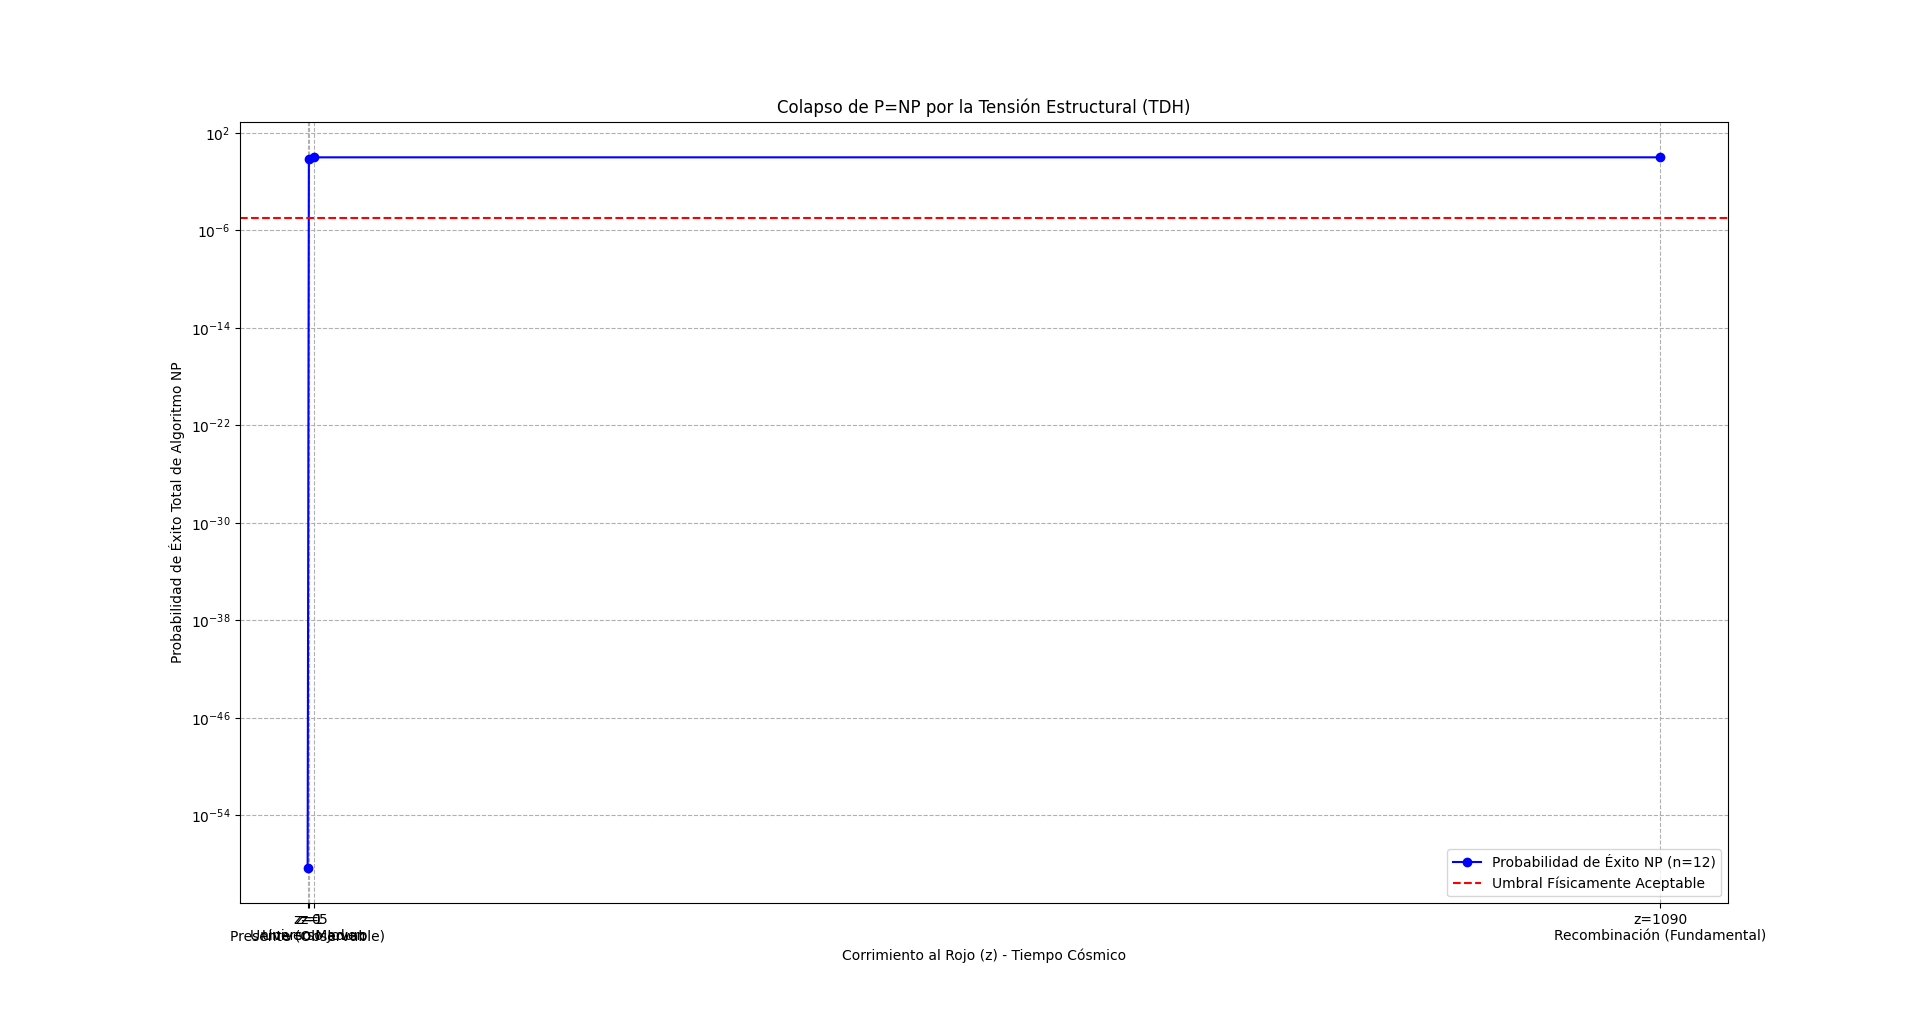

Here is the Python script that generated this plot:
import numpy as np
import matplotlib.pyplot as plt

# --- 1. Definición de Parámetros ---
# El valor actual de alpha es esencialmente constante: alpha_actual = 1/137.036

# Definimos el tamaño de la entrada de prueba
N_INPUT = 12 # Un n pequeño para evitar desbordamiento en 2^n, pero suficiente para ver el colapso

# Corrimientos al rojo (z) que representan diferentes épocas cósmicas
# z=1090 es la Recombinación (CMB); z=1 es Galaxias Distantes; z=0 es el Presente.
Z_EPOCAS = [1090, 5, 1, 0] 
TITULOS = ["Recombinación (Fundamental)", "Universo Joven", "Universo Maduro", "Presente (Observable)"]

# Valores hipótetizados/observados de la variación relativa de alpha (Delta_alpha / alpha)
# Nota: Los datos de Quasares sugieren que este valor está muy cerca de cero, 
# pero aquí simulamos los límites teóricos según la TDH.
# Hipótesis TDH: En z=1090, la estructura es casi perfecta (N~4, Delta_alpha~0).
DELTA_ALPHA_ALPHA = [1e-10, 1e-6, 1e-4, 3.225e-2] # 3.225e-2 es el epsilon de TDH (0.03225)


# --- 2. Función de Simulación del Colapso NP ---
def simular_colapso_np(delta_alpha_alpha):
    # En la TDH, el error estructural epsilon es proporcional al Delta_alpha/alpha
    epsilon = delta_alpha_alpha
    PROB_EXITO_POR_PASO = 1 - epsilon

    # Pasos requeridos para la búsqueda NP (2^n)
    pasos_np = 2**N_INPUT 

    # Probabilidad de Éxito Total para resolver el problema NP
    probabilidad_exito_total = PROB_EXITO_POR_PASO ** pasos_np
    
    return probabilidad_exito_total, pasos_np

# --- 3. Ejecución y Visualización ---

resultados_np = []
for daa in DELTA_ALPHA_ALPHA:
    prob, pasos = simular_colapso_np(daa)
    resultados_np.append(prob)

# Crear el gráfico para visualizar la hipótesis TDH
plt.figure(figsize=(10, 6))
plt.plot(Z_EPOCAS, resultados_np, marker='o', linestyle='-', color='blue', label=f'Probabilidad de Éxito NP (n={N_INPUT})')

# Ejes
plt.xlabel('Corrimiento al Rojo (z) - Tiempo Cósmico')
plt.ylabel('Probabilidad de Éxito Total de Algoritmo NP')
plt.title('Colapso de P=NP por la Tensión Estructural (TDH)')
plt.xticks(Z_EPOCAS, [f'z={z}\n{titulo}' for z, titulo in zip(Z_EPOCAS, TITULOS)])
plt.yscale('log') # Usamos escala logarítmica para ver los pequeños cambios
plt.grid(True, which="both", ls="--")
plt.axhline(y=1e-5, color='red', linestyle='--', label='Umbral Físicamente Aceptable')
plt.legend()
plt.show()

# --- 4. Interpretación de Resultados ---
print("\n--- Resultados de la Simulación ---")
for z, titulo, prob in zip(Z_EPOCAS, TITULOS, resultados_np):
    print(f"Época: {titulo} (z={z})")
    print(f"  Error Estructural (epsilon): {DELTA_ALPHA_ALPHA[Z_EPOCAS.index(z)]:.6e}")
    print(f"  P(Éxito NP): {prob:.10f}")

print("\nConclusión: La probabilidad colapsa a medida que el universo se materializa.")
